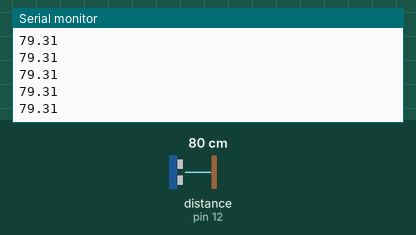
Simulated run of this sketch. Board: Arduino Uno, built with avr-gcc and run on an emulated ATmega328P. Shown: the last lines printed to the serial monitor. Wiring (inferred from the names in the program): ultrasonic range finder: trigger pin 13; echo pin 12. The test bench sets the inputs (shaded band); at power-on: distance to the obstacle (sensor on pin 12) 80 cm. The echo pulse lasts 58.3 µs per cm.

Above: at 1.2 s.
1.3 s: distance to the obstacle (sensor on pin 12) set to 2 cm
At 1.38 s:
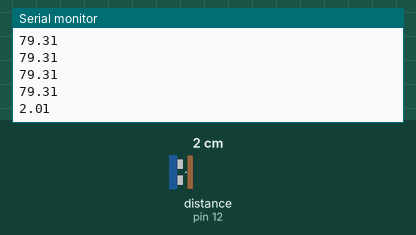
2.8 s: distance to the obstacle (sensor on pin 12) set to 4 cm
At 2.89 s:
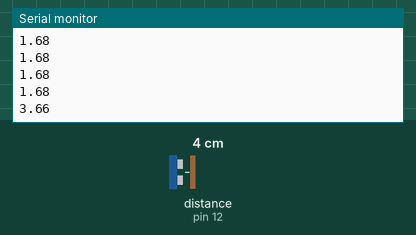
Timing chart, 0 to 5.8 s (numbered marks = the images above; inputs shaded):
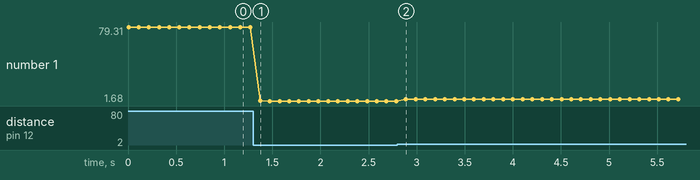

Measured:
- after the input at 1.3 s, the serial monitor: prints a new line after 0.07 s (image 1)
- after the input at 2.8 s, the serial monitor: prints a new line after 0.09 s (image 2)
- plotted number 1: 79.31 → 1.68 after the input at 1.3 s, 1.68 → 3.66 after the input at 2.8 s

The sketch:

ultrasonicRadar.ino
```cpp
int triggerPin=13;
int echoPin=12;

float distance;
float duration;

void setup()
{
  Serial.begin(9600);

  pinMode(triggerPin,OUTPUT);
  pinMode(echoPin, INPUT);
}

void loop()
{
  digitalWrite(triggerPin, LOW);
  delayMicroseconds(2);

  digitalWrite(triggerPin, HIGH);
  delayMicroseconds(10);

  digitalWrite(triggerPin, LOW);

  duration = pulseIn(echoPin, HIGH);
  distance = (duration*0.034)/2;

  Serial.println(distance);
  delay(100);
}
```
